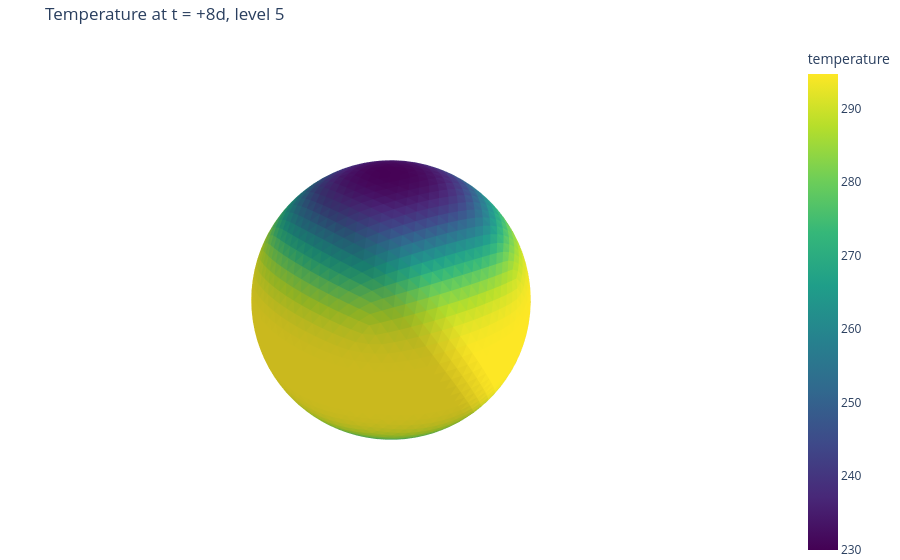

Notebook code for this chart:
### Code cell
plot_field(
    grid,
    daily_states[-1]["temperature"],
    title=f"Temperature at t = +{days_to_run}d, level {plot_level}",
    colorbar_label="K",
    level=plot_level,
    projection="sphere",
)

### Figure 1 — Plotly figure (JSON) as saved in the notebook; plotly's stock layout.template omitted (floating-point values rounded to 4 significant figures; data arrays with more than 128 entries replaced by an {"elided": "..."} marker saying what was removed)
{"data": [{"colorbar": {"title": {"text": "temperature"}}, "colorscale": [[0, "#440154"], [0.1111, "#482878"], [0.2222, "#3e4989"], [0.3333, "#31688e"], [0.4444, "#26828e"], [0.5556, "#1f9e89"], [0.6667, "#35b779"], [0.7778, "#6ece58"], [0.8889, "#b5de2b"], [1, "#fde725"]], "customdata": {"elided": "5120 int values"}, "flatshading": true, "hovertemplate": "cell=%{customdata}<br>temperature=%{intensity:.6g}<extra></extra>", "i": {"elided": "5120 int values"}, "intensity": {"elided": "5120 float values"}, "intensitymode": "cell", "j": {"elided": "5120 int values"}, "k": {"elided": "5120 int values"}, "type": "mesh3d", "x": {"elided": "15360 float values"}, "y": {"elided": "15360 float values"}, "z": {"elided": "15360 float values"}}], "layout": {"margin": {"b": 0, "l": 0, "r": 0, "t": 40}, "scene": {"aspectmode": "data", "xaxis": {"visible": false}, "yaxis": {"visible": false}, "zaxis": {"visible": false}}, "title": {"text": "Temperature at t = +8d, level 5"}}}
